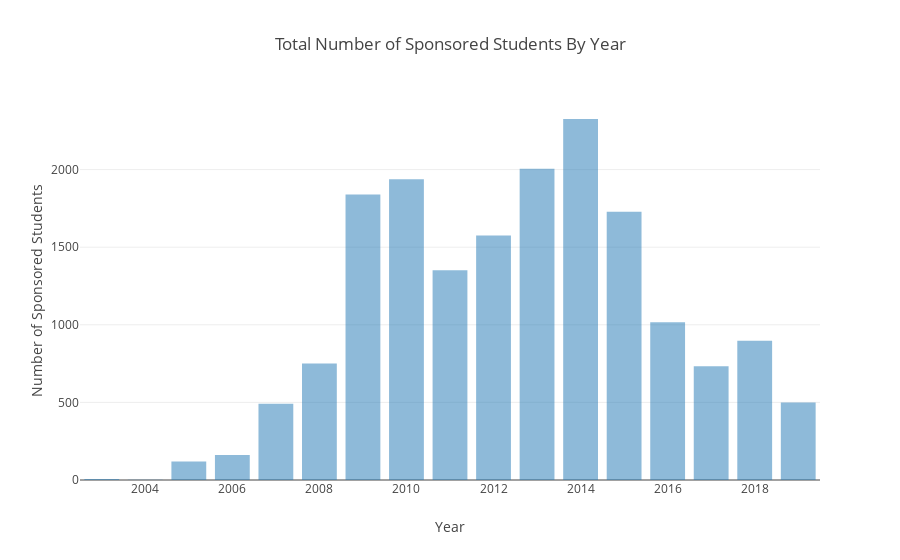

Notebook source saved alongside this figure:
### Code cell
years_df = response_df.groupby('year').students_count.sum().sort_index()

traces = []
traces.append(go.Bar(
        x=years_df.index.values,
        y=years_df.values,
        name='Sponsored Student Count',
        opacity = 0.5))


layout = dict(
    title = 'Total Number of Sponsored Students By Year',
    xaxis = dict(title = 'Year'),
    
    yaxis = dict(
        title = 'Number of Sponsored Students',
        #range = [0, 250]
    ),
    
    legend=dict(
        x=0.3,
        y=1.1,
        traceorder='normal',
        font=dict(
            family='sans-serif',
            size=12,
            color='#000'
        ),
        orientation="h"
    )
,
)

fig = dict(data=traces, layout=layout)
iplot(fig)

### Figure 1 — Plotly figure (JSON) as saved in the notebook; plotly's stock layout.template omitted (floating-point values rounded to 4 significant figures)
{"data": [{"name": "Sponsored Student Count", "opacity": 0.5, "type": "bar", "uid": "ca848750-24b0-4af2-8c7a-0cff3b3315fa", "x": [2003, 2004, 2005, 2006, 2007, 2008, 2009, 2010, 2011, 2012, 2013, 2014, 2015, 2016, 2017, 2018, 2019], "y": [7, 2, 119, 161, 491, 750, 1839, 1938, 1351, 1575, 2005, 2326, 1729, 1016, 733, 897, 500]}], "layout": {"legend": {"font": {"color": "#000", "family": "sans-serif", "size": 12}, "orientation": "h", "traceorder": "normal", "x": 0.3, "y": 1.1}, "title": {"text": "Total Number of Sponsored Students By Year"}, "xaxis": {"title": {"text": "Year"}}, "yaxis": {"title": {"text": "Number of Sponsored Students"}}}}
